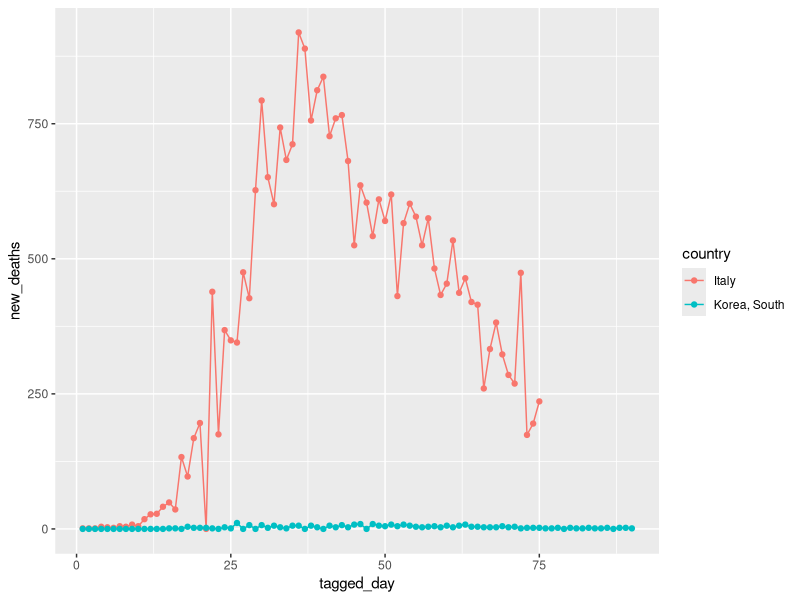
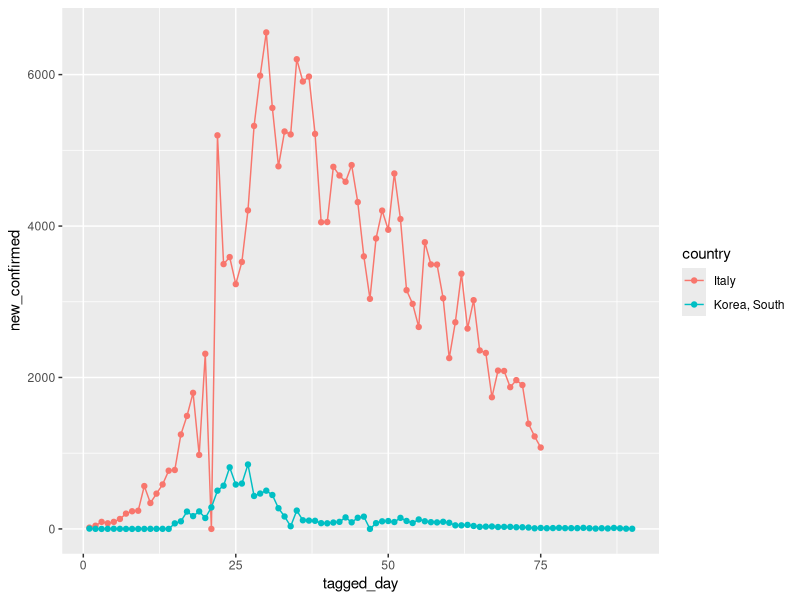
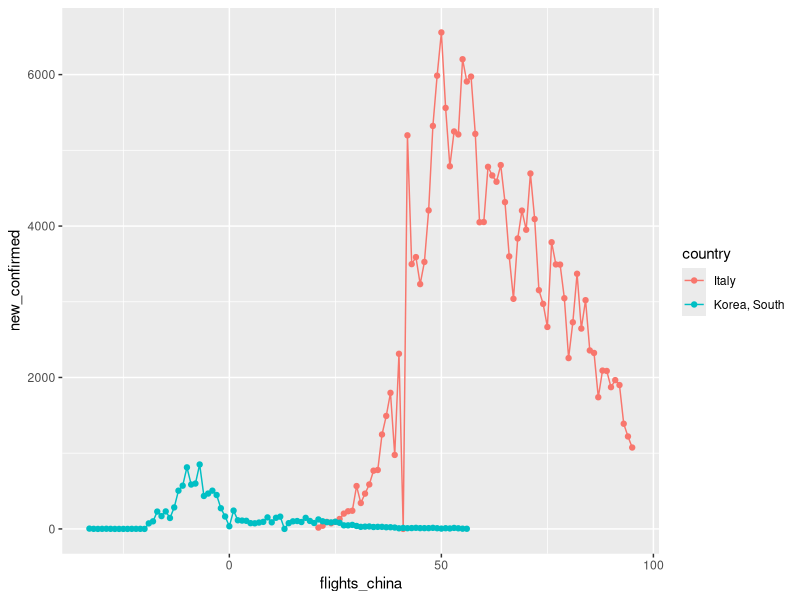
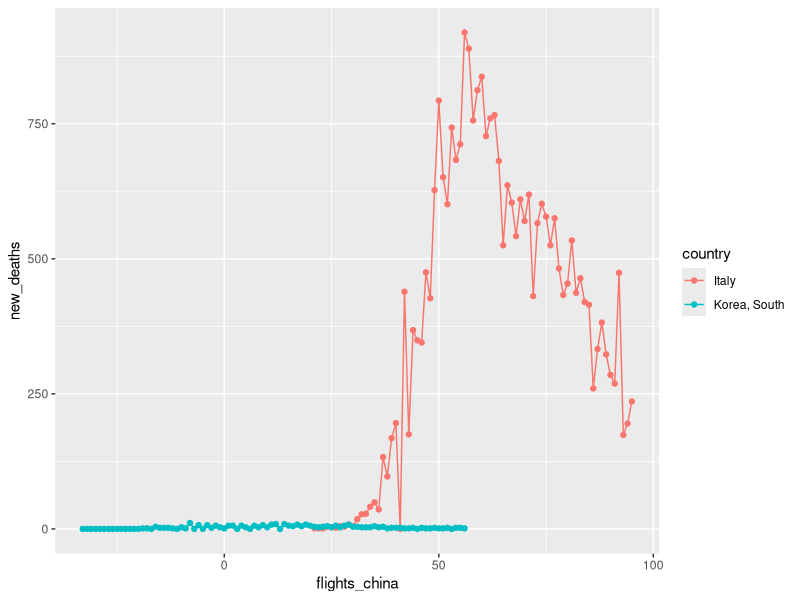
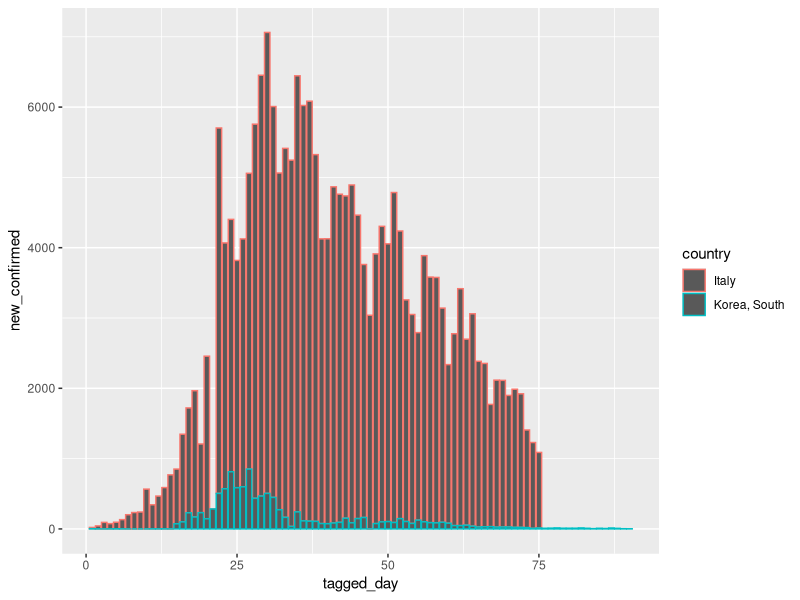
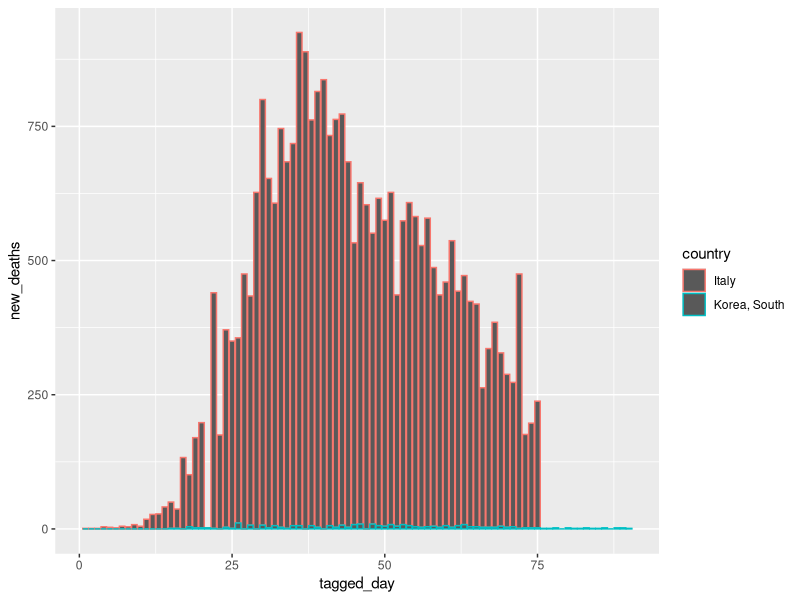
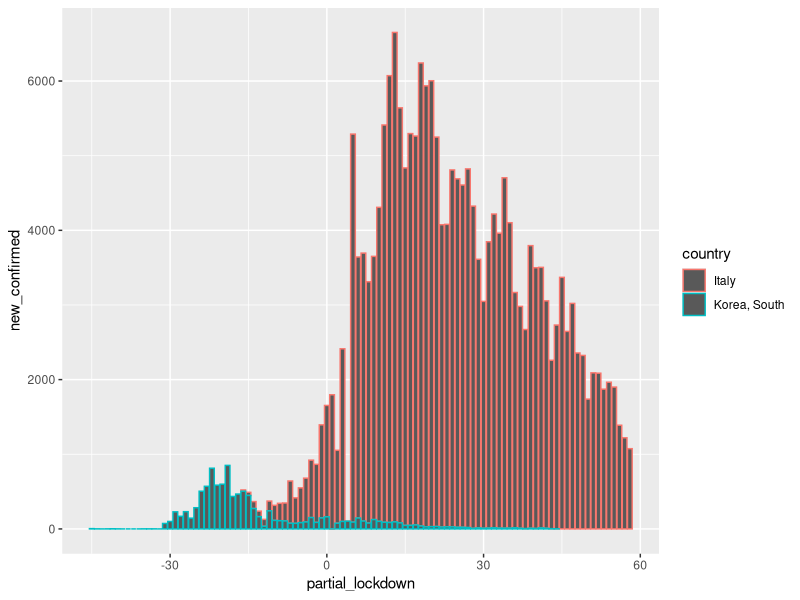
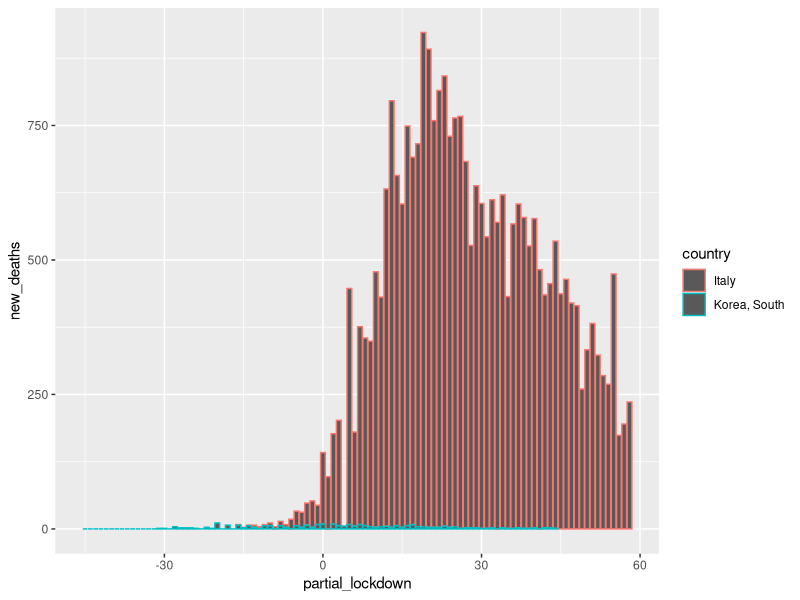

Reproduce these figures in R, in order.
## ---- chunk 1
library(tseries)    
library(tidyr)
library(dplyr)
library(ggplot2)
library(caret)
library(ggridges)

df0 <- read.csv(file="HS614_COVID_dataset.csv", header=TRUE)
head(df0)

df0$date <- as.Date(df0$date, "%m/%d/%y")

df1 <- select(df0, c(country, tagged_day, new_confirmed, new_deaths, partial_lockdown, flights_china, school_closure))
head(df1)
## ---- chunk 2
ggplot(df1, aes(x=tagged_day, y= new_deaths, group=country, colour=country)) + geom_path() + geom_point()

ggplot(df1, aes(x=tagged_day, y= new_confirmed, group=country, colour=country)) + geom_path() + geom_point()

## ---- chunk 3
ggplot(df1, aes(x= flights_china, y= new_confirmed, group=country, colour=country)) + geom_path() + geom_point()

ggplot(df1, aes(x= flights_china, y= new_deaths, group=country, colour=country)) + geom_path() + geom_point()
## ---- chunk 4
ggplot(data = df1, aes(x = tagged_day, y = new_confirmed, color = country)) + geom_bar(stat = "identity") 

ggplot(data = df1, aes(x = tagged_day, y = new_deaths, color = country)) + geom_bar(stat = "identity") 
## ---- chunk 5
ggplot(data = df1, aes(x = partial_lockdown, y = new_confirmed, color = country)) + geom_bar(stat = "identity") 

ggplot(data = df1, aes(x = partial_lockdown, y = new_deaths, color = country)) + geom_bar(stat = "identity") 
## ---- chunk 6
ggplot(df1, aes(x = partial_lockdown, y = new_deaths, color = country)) + geom_line()

ggplot(df1, aes(x = partial_lockdown, y = new_confirmed, color = country)) + geom_line()
## ---- chunk 7
ggplot(df1, 
      aes(x = new_confirmed, 
          y = country, 
          fill = country)) +
  geom_density_ridges() + 
  theme_ridges() 

ggplot(df1, 
      aes(x = new_deaths, 
          y = country, 
          fill = country)) +
  geom_density_ridges() + 
  theme_ridges() 
